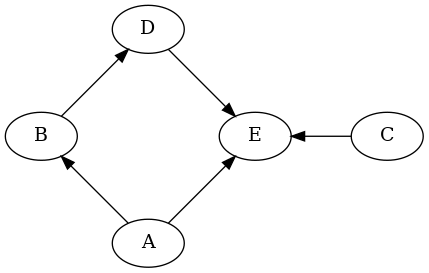

Write Python code to recreate this figure.
#!/usr/bin/env python3
# -*- coding: utf-8 -*-
"""
Assignment 3 – Flow Chart
1. Using the graphviz module, create a flowchart as per the following
2. Functional Elements A, B, C, D, E
a. Output from A goes to B
b. Output from B goes to D
c. Output from C & D goes to E
d. Output from A goes to E
3. Python script should create the flow chart for the above process.
"""

"""
To install graphviz and use man dot (for dotFiles): 
sudo apt-get install graphviz
"""
#importing the lib.
from graphviz import Digraph

dot = Digraph(comment='The Round Table for creating flow chart')
#dot
#create a flowchart for the function element A, B, C, D, E
dot.node('A', 'A')
dot.node('B', 'B')
dot.node('C', 'C')
dot.node('D', 'D')
dot.node('E', 'E')

"""
AB: Output from A goes to B
BD for Output from B goes to D
CE & DE for Output from C & D goes to E
DE: Output from A goes to E
"""
dot.edges(['AB', 'BD', 'CE', 'DE', 'AE'])

print(dot.source)   #printing the source code which is same to .gv file

#To view image : sudo apt install imagemagick-6.q16
#Result printing the for flow chart
dot.render('NS_Python_Coding_Assignments_3_flow_chart.gv', view=True)
